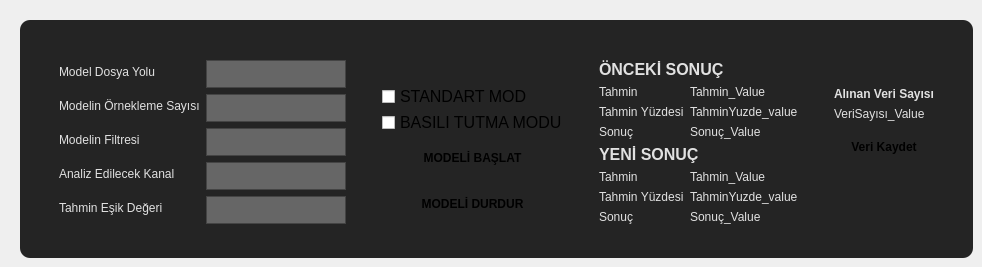
    <widget class="QWidget" name="modeltest">
     <widget class="QGroupBox" name="groupBox_3">
      <property name="geometry">
       <rect>
        <x>20</x>
        <y>20</y>
        <width>953</width>
        <height>238</height>
       </rect>
      </property>
      <property name="styleSheet">
       <string notr="true">QGroupBox {
    border: none; /* Kenarlık yok */
    margin-top: 0px; /* Üstte boşluk yok */
    background-color: #242424; /* Koyu siyah arka plan */
	border-radius:10px;
}

QGroupBox::title {
    subcontrol-origin: margin;
    subcontrol-position: top left; /* Başlık konumunu ayarla */
    padding: 0px 3px; /* Başlık için dolgu */
    color: #242424; /* Başlık rengini arka planla aynı yap */
}

QPushButton{
	border:none;
	font-weight:bold;
	border-radius:10px;
}
QPushButton#kayitDurdur{
	background-color:#EEAB2A;
}

/* CheckBox için stil */
QCheckBox {
    spacing: 5px;
	background-color:none;
}

QCheckBox::indicator {
    width: 13px;
    height: 13px;
}
QPushButton:pressed {
	background-color: rgb(255, 182, 85)
}
QPushButton:pressed#kayitDurdur {
	background-color: rgb(255, 182, 85)
}



/* Label için stil */
QLabel {
    font-size: 9pt;
    color: #e1e1e1;
	background-color:none;
}

/* LineEdit için stil */
QLineEdit {
    border: 1px solid #444;
    padding: 5px;
    background: #666;
    color: #fff;
}

QLineEdit:focus {
    border: 1px solid #777;
}

/* ComboBox için stil */
QComboBox {
    border: 1px solid #444;
    padding: 1px 18px 1px 3px;
    min-width: 6em;
}

QComboBox:editable {
    background: #666;
}

QComboBox:!editable, QComboBox::drop-down:editable {
     background: #555;
}

/* ComboBox açılır menüsü için stil */
QComboBox QAbstractItemView {
    border: 2px solid darkgray;
    selection-background-color: #6a6ea9;
    background-color: #555;
}
QFormLayout{
	background-color:none;
}


</string>
      </property>
      <property name="title">
       <string>GroupBox</string>
      </property>
      <layout class="QGridLayout" name="gridLayout_3">
       <item row="0" column="1">
        <spacer name="verticalSpacer_14">
         <property name="orientation">
          <enum>Qt::Vertical</enum>
         </property>
         <property name="sizeHint" stdset="0">
          <size>
           <width>17</width>
           <height>19</height>
          </size>
         </property>
        </spacer>
       </item>
       <item row="0" column="3" rowspan="2">
        <layout class="QVBoxLayout" name="verticalLayout_4">
         <item>
          <spacer name="verticalSpacer_16">
           <property name="orientation">
            <enum>Qt::Vertical</enum>
           </property>
           <property name="sizeHint" stdset="0">
            <size>
             <width>17</width>
             <height>18</height>
            </size>
           </property>
          </spacer>
         </item>
         <item>
          <widget class="QCheckBox" name="checkBox_4">
           <property name="styleSheet">
            <string notr="true">font-size:12pt;</string>
           </property>
           <property name="text">
            <string>STANDART MOD</string>
           </property>
          </widget>
         </item>
         <item>
          <widget class="QCheckBox" name="checkBox_3">
           <property name="styleSheet">
            <string notr="true">font-size:12pt;</string>
           </property>
           <property name="text">
            <string>BASILI TUTMA MODU</string>
           </property>
          </widget>
         </item>
         <item>
          <widget class="QPushButton" name="pushButton_10">
           <property name="minimumSize">
            <size>
             <width>100</width>
             <height>40</height>
            </size>
           </property>
           <property name="text">
            <string>MODELİ BAŞLAT</string>
           </property>
          </widget>
         </item>
         <item>
          <widget class="QPushButton" name="pushButton_9">
           <property name="minimumSize">
            <size>
             <width>100</width>
             <height>40</height>
            </size>
           </property>
           <property name="text">
            <string>MODELİ DURDUR</string>
           </property>
          </widget>
         </item>
        </layout>
       </item>
       <item row="0" column="5" rowspan="2">
        <layout class="QVBoxLayout" name="verticalLayout_6">
         <item>
          <spacer name="verticalSpacer_15">
           <property name="orientation">
            <enum>Qt::Vertical</enum>
           </property>
           <property name="sizeHint" stdset="0">
            <size>
             <width>17</width>
             <height>18</height>
            </size>
           </property>
          </spacer>
         </item>
         <item>
          <widget class="QLabel" name="label_33">
           <property name="styleSheet">
            <string notr="true">font-size:12pt;
font-weight:bold;</string>
           </property>
           <property name="text">
            <string>ÖNCEKİ SONUÇ</string>
           </property>
          </widget>
         </item>
         <item>
          <layout class="QFormLayout" name="formLayout_5">
           <item row="0" column="0">
            <widget class="QLabel" name="label_27">
             <property name="text">
              <string>Tahmin</string>
             </property>
            </widget>
           </item>
           <item row="0" column="1">
            <widget class="QLabel" name="label_30">
             <property name="text">
              <string>Tahmin_Value</string>
             </property>
            </widget>
           </item>
           <item row="1" column="0">
            <widget class="QLabel" name="label_28">
             <property name="text">
              <string>Tahmin Yüzdesi</string>
             </property>
            </widget>
           </item>
           <item row="1" column="1">
            <widget class="QLabel" name="label_31">
             <property name="text">
              <string>TahminYuzde_value</string>
             </property>
            </widget>
           </item>
           <item row="2" column="0">
            <widget class="QLabel" name="label_29">
             <property name="text">
              <string>Sonuç</string>
             </property>
            </widget>
           </item>
           <item row="2" column="1">
            <widget class="QLabel" name="label_32">
             <property name="text">
              <string>Sonuç_Value</string>
             </property>
            </widget>
           </item>
          </layout>
         </item>
         <item>
          <widget class="QLabel" name="label_36">
           <property name="styleSheet">
            <string notr="true">font-size:12pt;
font-weight:bold;</string>
           </property>
           <property name="text">
            <string>YENİ SONUÇ</string>
           </property>
          </widget>
         </item>
         <item>
          <layout class="QFormLayout" name="formLayout_6">
           <item row="0" column="0">
            <widget class="QLabel" name="label_39">
             <property name="text">
              <string>Tahmin</string>
             </property>
            </widget>
           </item>
           <item row="0" column="1">
            <widget class="QLabel" name="label_38">
             <property name="text">
              <string>Tahmin_Value</string>
             </property>
            </widget>
           </item>
           <item row="1" column="0">
            <widget class="QLabel" name="label_40">
             <property name="text">
              <string>Tahmin Yüzdesi</string>
             </property>
            </widget>
           </item>
           <item row="1" column="1">
            <widget class="QLabel" name="label_37">
             <property name="text">
              <string>TahminYuzde_value</string>
             </property>
            </widget>
           </item>
           <item row="2" column="0">
            <widget class="QLabel" name="label_35">
             <property name="text">
              <string>Sonuç</string>
             </property>
            </widget>
           </item>
           <item row="2" column="1">
            <widget class="QLabel" name="label_34">
             <property name="text">
              <string>Sonuç_Value</string>
             </property>
            </widget>
           </item>
          </layout>
         </item>
        </layout>
       </item>
       <item row="0" column="7" rowspan="2">
        <layout class="QVBoxLayout" name="verticalLayout_5">
         <item>
          <spacer name="verticalSpacer_4">
           <property name="orientation">
            <enum>Qt::Vertical</enum>
           </property>
           <property name="sizeHint" stdset="0">
            <size>
             <width>20</width>
             <height>40</height>
            </size>
           </property>
          </spacer>
         </item>
         <item>
          <widget class="QLabel" name="label_41">
           <property name="styleSheet">
            <string notr="true">font-weight:bold;</string>
           </property>
           <property name="text">
            <string>Alınan Veri Sayısı</string>
           </property>
          </widget>
         </item>
         <item>
          <widget class="QLabel" name="label_42">
           <property name="text">
            <string>VeriSayısı_Value</string>
           </property>
          </widget>
         </item>
         <item>
          <widget class="QPushButton" name="pushButton_11">
           <property name="minimumSize">
            <size>
             <width>100</width>
             <height>40</height>
            </size>
           </property>
           <property name="text">
            <string>Veri Kaydet</string>
           </property>
          </widget>
         </item>
         <item>
          <spacer name="verticalSpacer_3">
           <property name="orientation">
            <enum>Qt::Vertical</enum>
           </property>
           <property name="sizeHint" stdset="0">
            <size>
             <width>20</width>
             <height>40</height>
            </size>
           </property>
          </spacer>
         </item>
        </layout>
       </item>
       <item row="1" column="0">
        <spacer name="horizontalSpacer_11">
         <property name="orientation">
          <enum>Qt::Horizontal</enum>
         </property>
         <property name="sizeHint" stdset="0">
          <size>
           <width>22</width>
           <height>20</height>
          </size>
         </property>
        </spacer>
       </item>
       <item row="1" column="1">
        <layout class="QFormLayout" name="formLayout_4">
         <item row="0" column="0">
          <widget class="QLabel" name="label_22">
           <property name="text">
            <string>Model Dosya Yolu</string>
           </property>
          </widget>
         </item>
         <item row="0" column="1">
          <widget class="QLineEdit" name="lineEdit_6">
           <property name="enabled">
            <bool>true</bool>
           </property>
           <property name="minimumSize">
            <size>
             <width>140</width>
             <height>20</height>
            </size>
           </property>
          </widget>
         </item>
         <item row="1" column="0">
          <widget class="QLabel" name="label_23">
           <property name="text">
            <string>Modelin Örnekleme Sayısı</string>
           </property>
          </widget>
         </item>
         <item row="1" column="1">
          <widget class="QLineEdit" name="lineEdit_5"/>
         </item>
         <item row="2" column="0">
          <widget class="QLabel" name="label_24">
           <property name="text">
            <string>Modelin Filtresi</string>
           </property>
          </widget>
         </item>
         <item row="2" column="1">
          <widget class="QLineEdit" name="lineEdit_7"/>
         </item>
         <item row="3" column="0">
          <widget class="QLabel" name="label_25">
           <property name="text">
            <string>Analiz Edilecek Kanal</string>
           </property>
          </widget>
         </item>
         <item row="3" column="1">
          <widget class="QLineEdit" name="lineEdit_8"/>
         </item>
         <item row="4" column="0">
          <widget class="QLabel" name="label_26">
           <property name="text">
            <string>Tahmin Eşik Değeri </string>
           </property>
          </widget>
         </item>
         <item row="4" column="1">
          <widget class="QLineEdit" name="lineEdit_9"/>
         </item>
        </layout>
       </item>
       <item row="1" column="2">
        <spacer name="horizontalSpacer_12">
         <property name="orientation">
          <enum>Qt::Horizontal</enum>
         </property>
         <property name="sizeHint" stdset="0">
          <size>
           <width>22</width>
           <height>20</height>
          </size>
         </property>
        </spacer>
       </item>
       <item row="1" column="4">
        <spacer name="horizontalSpacer_13">
         <property name="orientation">
          <enum>Qt::Horizontal</enum>
         </property>
         <property name="sizeHint" stdset="0">
          <size>
           <width>21</width>
           <height>20</height>
          </size>
         </property>
        </spacer>
       </item>
       <item row="1" column="6">
        <spacer name="horizontalSpacer_14">
         <property name="orientation">
          <enum>Qt::Horizontal</enum>
         </property>
         <property name="sizeHint" stdset="0">
          <size>
           <width>13</width>
           <height>20</height>
          </size>
         </property>
        </spacer>
       </item>
       <item row="1" column="8">
        <spacer name="horizontalSpacer_15">
         <property name="orientation">
          <enum>Qt::Horizontal</enum>
         </property>
         <property name="sizeHint" stdset="0">
          <size>
           <width>22</width>
           <height>20</height>
          </size>
         </property>
        </spacer>
       </item>
       <item row="2" column="1">
        <spacer name="verticalSpacer_13">
         <property name="orientation">
          <enum>Qt::Vertical</enum>
         </property>
         <property name="sizeHint" stdset="0">
          <size>
           <width>17</width>
           <height>18</height>
          </size>
         </property>
        </spacer>
       </item>
      </layout>
     </widget>
    </widget>
